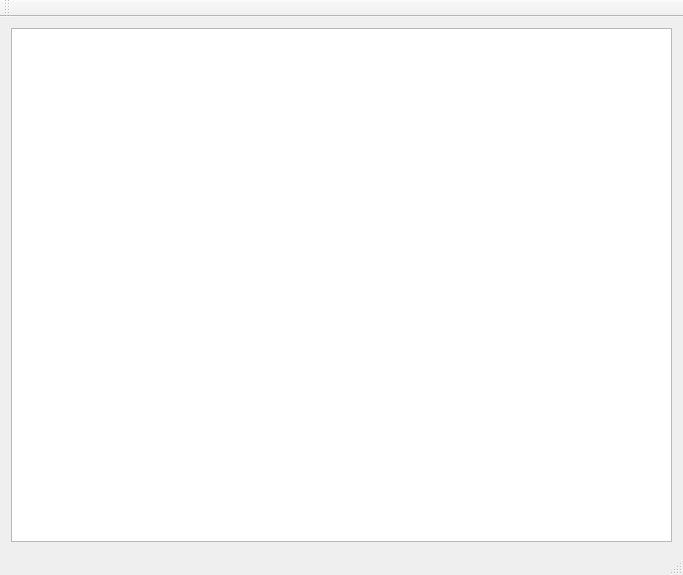
<?xml version="1.0" encoding="UTF-8"?>
<ui version="4.0">
 <class>MainWindow</class>
 <widget class="QMainWindow" name="MainWindow">
  <property name="geometry">
   <rect>
    <x>0</x>
    <y>0</y>
    <width>683</width>
    <height>575</height>
   </rect>
  </property>
  <property name="windowTitle">
   <string>MainWindow</string>
  </property>
  <widget class="QWidget" name="centralWidget">
   <layout class="QGridLayout" name="gridLayout">
    <item row="0" column="0">
     <widget class="QGraphicsView" name="graphicsView"/>
    </item>
   </layout>
  </widget>
  <widget class="QMenuBar" name="menuBar">
   <property name="geometry">
    <rect>
     <x>0</x>
     <y>0</y>
     <width>683</width>
     <height>21</height>
    </rect>
   </property>
  </widget>
  <widget class="QToolBar" name="mainToolBar">
   <attribute name="toolBarArea">
    <enum>TopToolBarArea</enum>
   </attribute>
   <attribute name="toolBarBreak">
    <bool>false</bool>
   </attribute>
  </widget>
  <widget class="QStatusBar" name="statusBar"/>
 </widget>
 <layoutdefault spacing="6" margin="11"/>
 <resources/>
 <connections/>
</ui>
